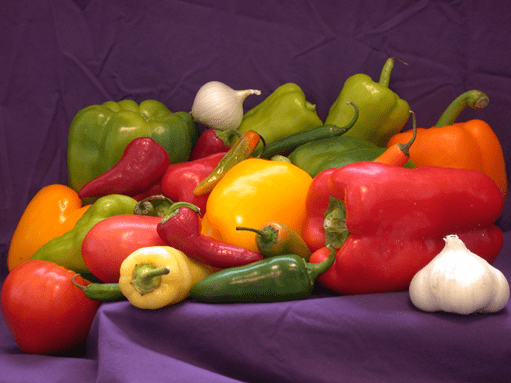
#> input picture rgb2.png, 511 x 383 px, found by its file name
$ python histogram.py
#> lines starting #> are read from the running program, lines starting #| are printed output that depends on the picture
import numpy as np
import imageio.v3 as iio
import matplotlib.pyplot as plt
from PIL import Image

image_path = 'C:/Users/mafth/Downloads/tugas 1/rgb2.png'  # Sesuaikan path gambar
rgb_image = iio.imread(image_path)
#> rgb_image is the input picture: shape (383, 511, 3); mean R, G, B 121.1, 66.5, 57.6
print(f"Shape of loaded image: {rgb_image.shape}")
#| Shape of loaded image: (383, 511, 3)


if len(rgb_image.shape) == 3 and rgb_image.shape[2] == 3:

    grayscale_image = np.dot(rgb_image[..., :3], [0.299, 0.587, 0.114]).astype(np.uint8)
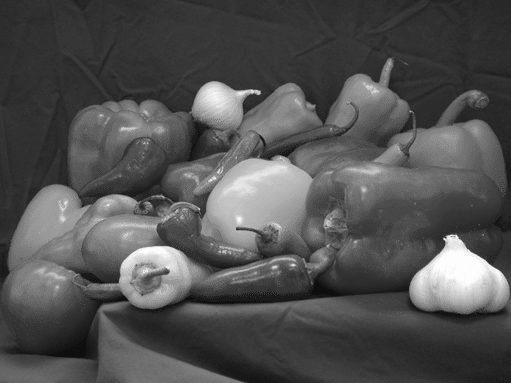
#> grayscale_image: shape (383, 511); min 14, max 253, mean 81.3
elif len(rgb_image.shape) == 2:

    grayscale_image = rgb_image
else:
    raise ValueError("Unsupported image format. Please use RGB or grayscale images.")

print(f"Shape of grayscale image: {grayscale_image.shape}")
#| Shape of grayscale image: (383, 511)

grayscale_output_path = 'C:/Users/mafth/Downloads/tugas 1/grayscale_image.png'
Image.fromarray(grayscale_image).save(grayscale_output_path)
print(f"Grayscale image saved to: {grayscale_output_path}")

histogram, bin_edges = np.histogram(grayscale_image, bins=256, range=(0, 255))
#> histogram = 256 values, max 10019 at index 48, min 0 at index 0, mean 764.5; bin_edges = 257 values from 0 to 255

plt.figure(figsize=(10, 6))
plt.bar(bin_edges[:-1], histogram, width=1, edgecolor="black", color="gray")
plt.title("Histogram of Grayscale Image")
plt.xlabel("Pixel Intensity")
plt.ylabel("Frequency")
plt.xlim(0, 255)
plt.grid(axis='y', linestyle='--', alpha=0.7)

histogram_output_path = 'C:/Users/mafth/Downloads/tugas 1/histogram.png'
plt.savefig(histogram_output_path)
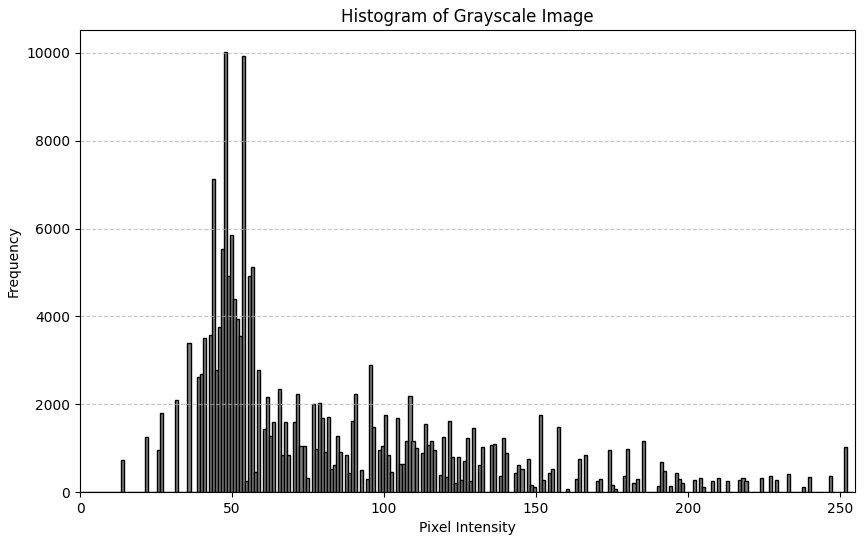
#> figure drawn by matplotlib, 1 panel; tallest bar 10019 high, from x = 47.31 to 48.31
plt.show()
print(f"Histogram saved to: {histogram_output_path}")

dominant_intensity = np.argmax(histogram)
#> dominant_intensity = 48
print(f"Dominant intensity: {dominant_intensity} with {histogram[dominant_intensity]} pixels")
#| Dominant intensity: 48 with 10019 pixels
